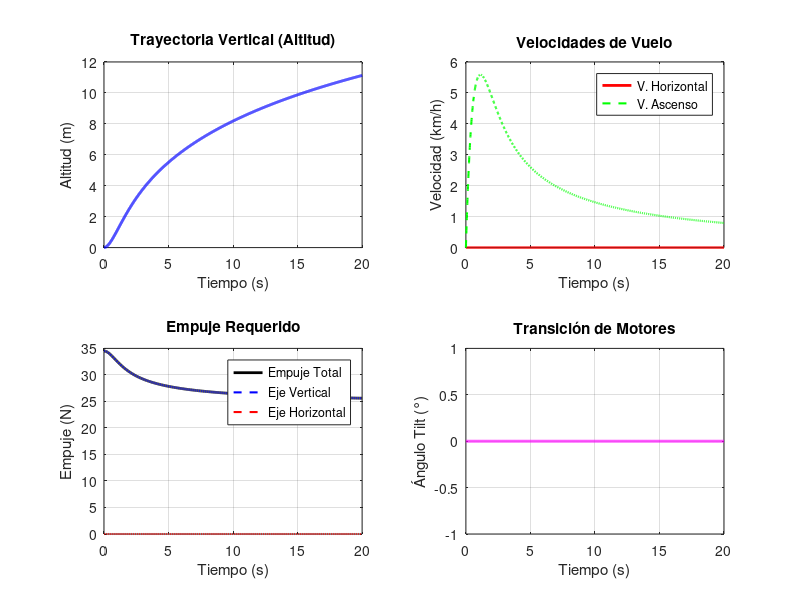

This figure's MATLAB source:
% =========================================================================
% SIMULACIÓN ROBUSTA Y ESTABLE - STALLION VTOL
% =========================================================================
clearvars; clc; close all;

%% 1. PARÁMETROS DEL TIEMPO
dt = 0.01; 
t_max = 20; 
t = 0:dt:t_max; 
N = length(t);

%% 2. PARÁMETROS FÍSICOS DEL DRON
m = 2.5;              % Masa (kg)
g = 9.81;             % Gravedad (m/s^2)
W = m * g;            % Peso (N) = ~24.525 N
S = 0.28;             % Superficie alar (m^2)
rho = 1.225;          % Densidad del aire (kg/m^3)
Cd0 = 0.04;           % Coeficiente de arrastre

% Propulsión
T_max_total = 42;     % Empuje máximo total de los 3 motores (N)

%% 3. VECTORS DE ESTADO
z = zeros(1, N);          
vz = zeros(1, N);         
x = zeros(1, N);          
vx = zeros(1, N);         

T_vert = zeros(1, N);     
T_horiz = zeros(1, N);    
tilt_angle = zeros(1, N); 

%% 4. BUCLE DE INTEGRACIÓN ESTABLE
z_target = 15;        % Altitud objetivo (m)
v_stall = 12;         % Velocidad de pérdida del ala (m/s)

angle = 0;

for i = 1:(N - 1)
    
    % --- LÓGICA DE CONTROL DE FASES ---
    if z(i) < z_target && angle == 0
        % FASE 1: DESPEGUE VERTICAL
        angle = 0;
        % Empuje para subir suavemente hasta z_target
        T_apply = W + 10 * exp(-z(i)/5); 
        T_apply = min(T_apply, T_max_total);
    else
        % FASE 2: TRANSICIÓN (Tilt de motores 0° a 90°)
        if angle < 90
            angle = angle + 15 * dt; % Inclinación a 15 deg/s
        else
            angle = 90;
        end
        T_apply = 27; % Empuje constante de crucero
    end
    
    tilt_angle(i) = angle;
    rad_ang = deg2rad(angle);
    
    % Descomposición de Empuje
    Tv = T_apply * cos(rad_ang);
    Th = T_apply * sin(rad_ang);
    
    T_vert(i) = Tv;
    T_horiz(i) = Th;
    
    % --- DINÁMICA HORIZONTAL (EJE X) ---
    % Arrastre aerodinámico
    D = 0.5 * rho * (vx(i)^2) * S * Cd0;
    ax = (Th - D) / m;
    
    vx(i+1) = max(vx(i) + ax * dt, 0);
    x(i+1) = x(i) + vx(i) * dt;
    
    % --- DINÁMICA VERTICAL (EJE Z) ---
    % La sustentación alar crece con la velocidad horizontal hasta compensar el peso
    L = min(0.5 * rho * (vx(i)^2) * S * 0.6, W);
    
    if angle < 90
        % Control de altitud en hover/transición
        az = (Tv + L - W) / m - 2.0 * vz(i); % Término de amortiguamiento (-2*vz)
    else
        % En vuelo horizontal puro, la sustentación mantiene la altitud
        az = (L - W) / m - 1.0 * vz(i);
    end
    
    vz(i+1) = vz(i) + az * dt;
    z(i+1) = max(z(i) + vz(i) * dt, 0);
end

% Último punto para graficar bien
tilt_angle(N) = angle;
T_vert(N) = T_vert(N-1);
T_horiz(N) = T_horiz(N-1);

%% 5. GRAFICACIÓN
figure('Name','Simulacion Correcta VTOL','Color',[1 1 1]);

subplot(2,2,1);
plot(t, z, 'b', 'LineWidth', 2);
grid on; xlabel('Tiempo (s)'); ylabel('Altitud (m)');
title('Trayectoria Vertical (Altitud)');

subplot(2,2,2);
plot(t, vx * 3.6, 'r', 'LineWidth', 2); hold on;
plot(t, vz * 3.6, 'g--', 'LineWidth', 1.5);
grid on; xlabel('Tiempo (s)'); ylabel('Velocidad (km/h)');
legend('V. Horizontal', 'V. Ascenso');
title('Velocidades de Vuelo');

subplot(2,2,3);
plot(t, T_vert + T_horiz, 'k', 'LineWidth', 2); hold on;
plot(t, T_vert, 'b--', 'LineWidth', 1.5);
plot(t, T_horiz, 'r--', 'LineWidth', 1.5);
grid on; xlabel('Tiempo (s)'); ylabel('Empuje (N)');
legend('Empuje Total', 'Eje Vertical', 'Eje Horizontal');
title('Empuje Requerido');

subplot(2,2,4);
plot(t, tilt_angle, 'm', 'LineWidth', 2);
grid on; xlabel('Tiempo (s)'); ylabel('Ángulo Tilt (°)');
title('Transición de Motores');
